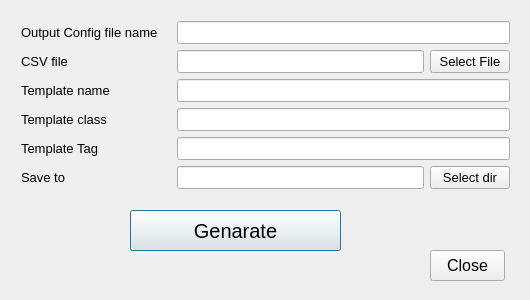
<?xml version="1.0" encoding="UTF-8"?>
<ui version="4.0">
 <class>ConfigCreator</class>
 <widget class="QDialog" name="ConfigCreator">
  <property name="geometry">
   <rect>
    <x>0</x>
    <y>0</y>
    <width>530</width>
    <height>300</height>
   </rect>
  </property>
  <property name="minimumSize">
   <size>
    <width>300</width>
    <height>0</height>
   </size>
  </property>
  <property name="windowTitle">
   <string>ConfigCreator</string>
  </property>
  <widget class="QPushButton" name="pushButton">
   <property name="geometry">
    <rect>
     <x>130</x>
     <y>210</y>
     <width>211</width>
     <height>41</height>
    </rect>
   </property>
   <property name="font">
    <font>
     <pointsize>15</pointsize>
    </font>
   </property>
   <property name="text">
    <string>Genarate</string>
   </property>
  </widget>
  <widget class="QPushButton" name="pushButton_2">
   <property name="geometry">
    <rect>
     <x>430</x>
     <y>250</y>
     <width>75</width>
     <height>31</height>
    </rect>
   </property>
   <property name="font">
    <font>
     <pointsize>12</pointsize>
    </font>
   </property>
   <property name="text">
    <string>Close</string>
   </property>
  </widget>
  <widget class="QWidget" name="layoutWidget">
   <property name="geometry">
    <rect>
     <x>10</x>
     <y>10</y>
     <width>511</width>
     <height>191</height>
    </rect>
   </property>
   <layout class="QVBoxLayout" name="verticalLayout">
    <item>
     <layout class="QHBoxLayout" name="horizontalLayout">
      <item>
       <widget class="QLabel" name="label">
        <property name="minimumSize">
         <size>
          <width>150</width>
          <height>0</height>
         </size>
        </property>
        <property name="text">
         <string>&lt;html&gt;&lt;head/&gt;&lt;body&gt;&lt;p&gt;&lt;span style=&quot; font-size:10pt;&quot;&gt;Output Config file name&lt;/span&gt;&lt;/p&gt;&lt;/body&gt;&lt;/html&gt;</string>
        </property>
       </widget>
      </item>
      <item>
       <widget class="QLineEdit" name="lEConfigFileName">
        <property name="font">
         <font>
          <pointsize>10</pointsize>
         </font>
        </property>
       </widget>
      </item>
     </layout>
    </item>
    <item>
     <layout class="QHBoxLayout" name="horizontalLayout_2">
      <item>
       <widget class="QLabel" name="label_5">
        <property name="minimumSize">
         <size>
          <width>150</width>
          <height>0</height>
         </size>
        </property>
        <property name="text">
         <string>&lt;html&gt;&lt;head/&gt;&lt;body&gt;&lt;p&gt;&lt;span style=&quot; font-size:10pt;&quot;&gt;CSV file&lt;/span&gt;&lt;/p&gt;&lt;/body&gt;&lt;/html&gt;</string>
        </property>
       </widget>
      </item>
      <item>
       <widget class="QLineEdit" name="lECSVFile">
        <property name="font">
         <font>
          <pointsize>10</pointsize>
         </font>
        </property>
       </widget>
      </item>
      <item>
       <widget class="QPushButton" name="pushButton_3">
        <property name="font">
         <font>
          <pointsize>10</pointsize>
         </font>
        </property>
        <property name="text">
         <string>Select File</string>
        </property>
       </widget>
      </item>
     </layout>
    </item>
    <item>
     <layout class="QHBoxLayout" name="horizontalLayout_3">
      <item>
       <widget class="QLabel" name="label_2">
        <property name="minimumSize">
         <size>
          <width>150</width>
          <height>0</height>
         </size>
        </property>
        <property name="text">
         <string>&lt;html&gt;&lt;head/&gt;&lt;body&gt;&lt;p&gt;&lt;span style=&quot; font-size:10pt;&quot;&gt;Template name&lt;/span&gt;&lt;/p&gt;&lt;/body&gt;&lt;/html&gt;</string>
        </property>
       </widget>
      </item>
      <item>
       <widget class="QLineEdit" name="lETemplateName">
        <property name="font">
         <font>
          <pointsize>10</pointsize>
         </font>
        </property>
       </widget>
      </item>
     </layout>
    </item>
    <item>
     <layout class="QHBoxLayout" name="horizontalLayout_4">
      <item>
       <widget class="QLabel" name="label_3">
        <property name="minimumSize">
         <size>
          <width>150</width>
          <height>0</height>
         </size>
        </property>
        <property name="text">
         <string>&lt;html&gt;&lt;head/&gt;&lt;body&gt;&lt;p&gt;&lt;span style=&quot; font-size:10pt;&quot;&gt;Template class&lt;/span&gt;&lt;/p&gt;&lt;/body&gt;&lt;/html&gt;</string>
        </property>
       </widget>
      </item>
      <item>
       <widget class="QLineEdit" name="lETemplateClass">
        <property name="font">
         <font>
          <pointsize>10</pointsize>
         </font>
        </property>
       </widget>
      </item>
     </layout>
    </item>
    <item>
     <layout class="QHBoxLayout" name="horizontalLayout_5">
      <item>
       <widget class="QLabel" name="label_4">
        <property name="minimumSize">
         <size>
          <width>150</width>
          <height>0</height>
         </size>
        </property>
        <property name="text">
         <string>&lt;html&gt;&lt;head/&gt;&lt;body&gt;&lt;p&gt;&lt;span style=&quot; font-size:10pt;&quot;&gt;Template Tag&lt;/span&gt;&lt;/p&gt;&lt;/body&gt;&lt;/html&gt;</string>
        </property>
       </widget>
      </item>
      <item>
       <widget class="QLineEdit" name="lETemplateTag">
        <property name="font">
         <font>
          <pointsize>10</pointsize>
         </font>
        </property>
       </widget>
      </item>
     </layout>
    </item>
    <item>
     <layout class="QHBoxLayout" name="horizontalLayout_6">
      <item>
       <widget class="QLabel" name="label_6">
        <property name="minimumSize">
         <size>
          <width>150</width>
          <height>0</height>
         </size>
        </property>
        <property name="font">
         <font>
          <pointsize>10</pointsize>
         </font>
        </property>
        <property name="text">
         <string>Save to</string>
        </property>
       </widget>
      </item>
      <item>
       <widget class="QLineEdit" name="lESaveTo">
        <property name="font">
         <font>
          <pointsize>10</pointsize>
         </font>
        </property>
       </widget>
      </item>
      <item>
       <widget class="QPushButton" name="pushButton_4">
        <property name="font">
         <font>
          <pointsize>10</pointsize>
         </font>
        </property>
        <property name="text">
         <string>Select dir</string>
        </property>
       </widget>
      </item>
     </layout>
    </item>
   </layout>
  </widget>
 </widget>
 <layoutdefault spacing="6" margin="11"/>
 <resources/>
 <connections>
  <connection>
   <sender>pushButton_2</sender>
   <signal>clicked()</signal>
   <receiver>ConfigCreator</receiver>
   <slot>close()</slot>
   <hints>
    <hint type="sourcelabel">
     <x>344</x>
     <y>253</y>
    </hint>
    <hint type="destinationlabel">
     <x>620</x>
     <y>254</y>
    </hint>
   </hints>
  </connection>
  <connection>
   <sender>pushButton_3</sender>
   <signal>clicked()</signal>
   <receiver>ConfigCreator</receiver>
   <slot>csvFileSelectClicked()</slot>
   <hints>
    <hint type="sourcelabel">
     <x>350</x>
     <y>63</y>
    </hint>
    <hint type="destinationlabel">
     <x>621</x>
     <y>54</y>
    </hint>
   </hints>
  </connection>
  <connection>
   <sender>pushButton_4</sender>
   <signal>clicked()</signal>
   <receiver>ConfigCreator</receiver>
   <slot>configFileSavePathClicked()</slot>
   <hints>
    <hint type="sourcelabel">
     <x>346</x>
     <y>188</y>
    </hint>
    <hint type="destinationlabel">
     <x>560</x>
     <y>187</y>
    </hint>
   </hints>
  </connection>
  <connection>
   <sender>pushButton</sender>
   <signal>clicked()</signal>
   <receiver>ConfigCreator</receiver>
   <slot>genarateButtonClicked()</slot>
   <hints>
    <hint type="sourcelabel">
     <x>214</x>
     <y>234</y>
    </hint>
    <hint type="destinationlabel">
     <x>528</x>
     <y>231</y>
    </hint>
   </hints>
  </connection>
 </connections>
 <slots>
  <slot>csvFileSelectClicked()</slot>
  <slot>configFileSavePathClicked()</slot>
  <slot>genarateButtonClicked()</slot>
 </slots>
</ui>
